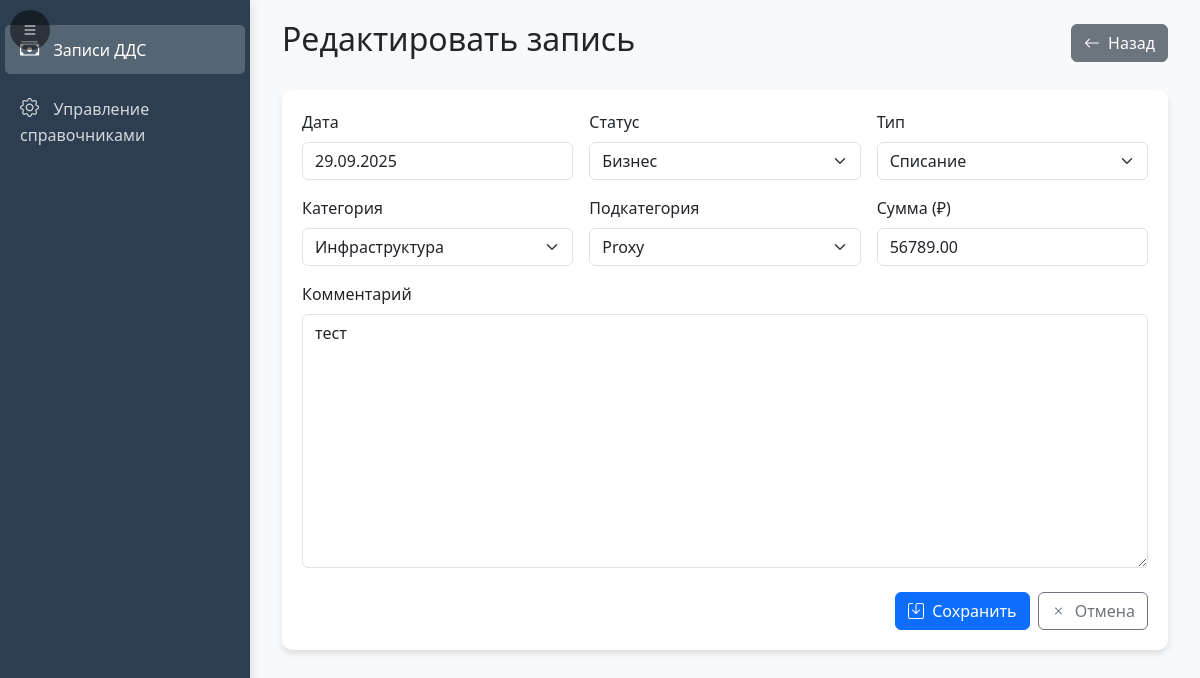
The page /edit/7/ on the database its author committed.
### cashflow/models.py (models this page shows, shortened)
class CashFlow(models.Model):
    STATUS_CHOICES = [
        ('business', 'Бизнес'),
        ('personal', 'Личное'),
        ('tax', 'Налог'),
    ]
    date = models.DateField(default=timezone.now)
    status = models.CharField(max_length=20, choices=STATUS_CHOICES)
    type = models.ForeignKey(Type, on_delete=models.CASCADE)
    category = models.ForeignKey(Category, on_delete=models.CASCADE)
    subcategory = models.ForeignKey(Subcategory, on_delete=models.CASCADE)
    amount = models.DecimalField(max_digits=10, decimal_places=2)
    comment = models.TextField(blank=True, null=True)

### cashflow/views.py (the view)
# urls.py: path('edit/<int:pk>/', CashFlowUpdateView.as_view(), name='edit'),
class CashFlowUpdateView(UpdateView):
    model = CashFlow
    form_class = CashFlowForm
    template_name = 'cashflow/form.html'
    success_url = reverse_lazy('cashflow:list')

### cashflow/forms.py
class CashFlowForm(forms.ModelForm):
    class Meta:
        model = CashFlow
        fields = ['date', 'status', 'type', 'category', 'subcategory', 'amount', 'comment']
    def __init__(self, *args, **kwargs):
        super().__init__(*args, **kwargs)
        self.fields['subcategory'].queryset = Subcategory.objects.none()
        if 'category' in self.data:
            try:
                category_id = int(self.data.get('category'))
                self.fields['subcategory'].queryset = Subcategory.objects.filter(category_id=category_id)
            except (ValueError, TypeError):
                pass
        elif self.instance.pk:
            self.fields['subcategory'].queryset = self.instance.category.subcategories.all()

### cashflow/models.py (called while the page is built)
    def __str__(self):
        return self.name

    def __str__(self):
        return self.name

    def __str__(self):
        return self.name

### cashflow/templatetags/form_tags.py (called while the page is built)
@register.filter(name='add_class')
def add_class(field, css_class):
    if isinstance(field, BoundField):
        return field.as_widget(attrs={"class": css_class})
    return field

@register.filter(name='attr')
def attr(field, attrs_str):
    if isinstance(field, BoundField):
        attrs = {}
        for attr in attrs_str.split(','):
            key, value = attr.split(':')
            attrs[key.strip()] = value.strip()
        return field.as_widget(attrs=attrs)
    return field

### cashflow/templates/cashflow/form.html (shortened to what this page needs)
{% extends 'cashflow/base.html' %}
{% load form_tags %}
{% block content %}
<div class="d-flex justify-content-between align-items-center mb-4">
    <h2>{% if object %}Редактировать запись{% else %}Создать запись{% endif %}</h2>
    <a href="{% url 'cashflow:list' %}" class="btn btn-secondary">
        <i class="bi bi-arrow-left me-1"></i> Назад
    </a>
</div>
<div class="form-container">
    <form method="post" class="needs-validation" novalidate>
        <div class="row g-3">
            <div class="col-md-4">
                <label for="id_date" class="form-label">Дата</label>
                {{ form.date|add_class:"form-control" }}
            </div>
            <div class="col-md-4">
                <label for="id_status" class="form-label">Статус</label>
                {{ form.status|add_class:"form-select" }}
            </div>
            <div class="col-md-4">
                <label for="id_type" class="form-label">Тип</label>
                {{ form.type|add_class:"form-select" }}
            </div>
            <div class="col-md-4">
                <label for="id_category" class="form-label">Категория</label>
                {{ form.category|add_class:"form-select" }}
            </div>
            <div class="col-md-4">
                <label for="id_subcategory" class="form-label">Подкатегория</label>
                {{ form.subcategory|add_class:"form-select" }}
            </div>
            <div class="col-md-4">
                <label for="id_amount" class="form-label">Сумма (₽)</label>
                {{ form.amount|add_class:"form-control" }}
            </div>
            <div class="col-12">
                <label for="id_comment" class="form-label">Комментарий</label>
                {{ form.comment|add_class:"form-control"|attr:"rows:3" }}
            </div>
        </div>
        <div class="mt-4 d-flex justify-content-end">
            <button type="submit" class="btn btn-primary me-2">
                <i class="bi bi-save me-1"></i> Сохранить
            </button>
            <a href="{% url 'cashflow:list' %}" class="btn btn-outline-secondary">
                <i class="bi bi-x me-1"></i> Отмена
            </a>
        </div>
    </form>
</div>
{% endblock %}

### cashflow/templates/cashflow/base.html (style rules this page uses)
:root { --sidebar-width: 250px; --sidebar-collapsed-width: 70px; }
body { font-family: 'Segoe UI', Tahoma, Geneva, Verdana, sans-serif; background-color: #f8f9fa; overflow-x: hidden; }
.form-container { background-color: white; padding: 20px; border-radius: 10px; box-shadow: 0 4px 6px rgba(0, 0, 0, 0.1); }

### rows shown on the page
CashFlow: date "29.09.2025", status "Бизнес", type "Списание", category "Инфраструктура", subcategory "Proxy", amount "56789.00", comment "тест"
